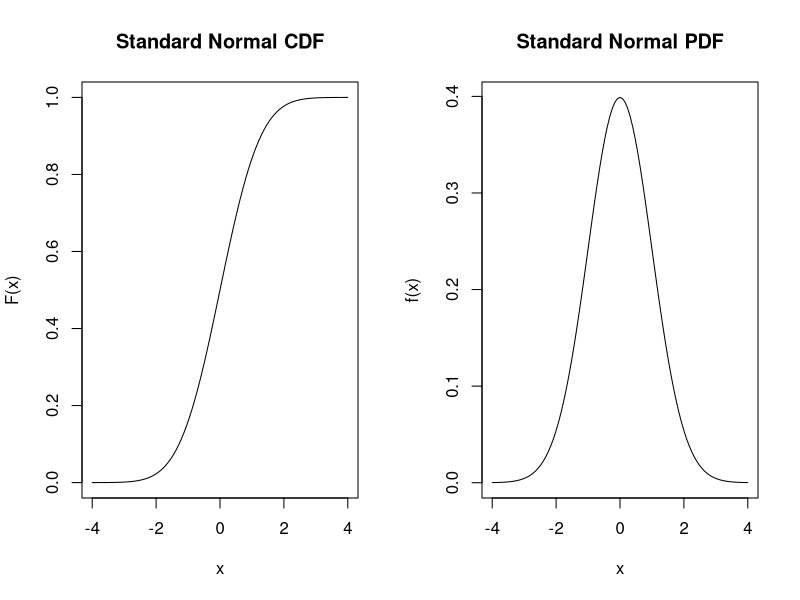
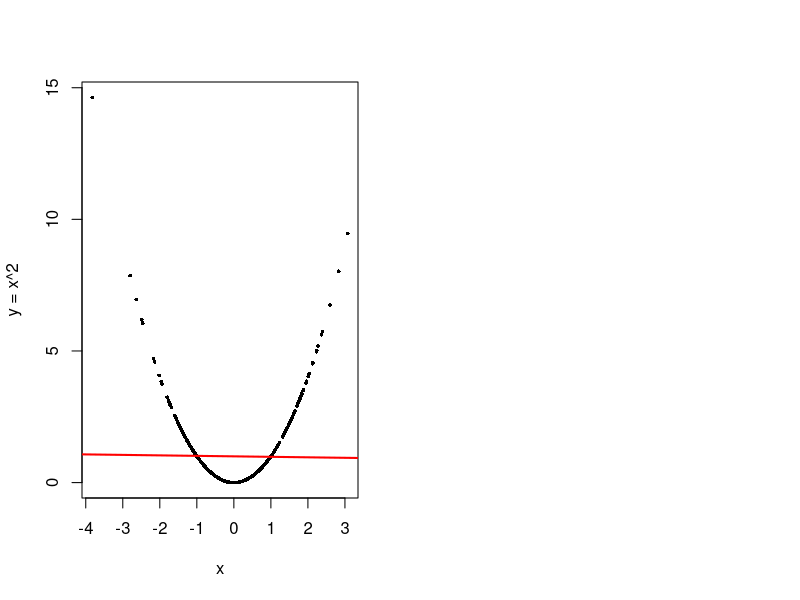
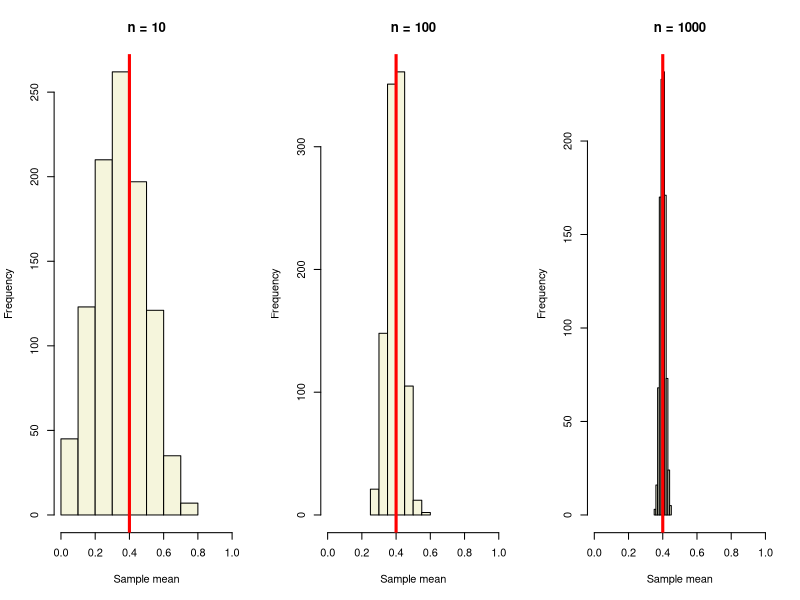
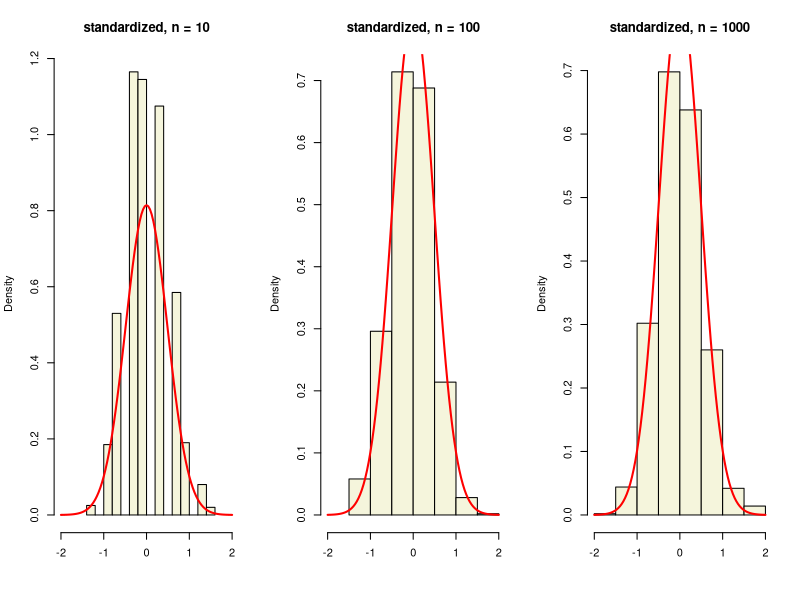

Here is the R script that generated these plots, in order:
## ---- chunk 1
knitr::opts_chunk$set(echo = TRUE, message = FALSE, warning = FALSE)
set.seed(93)
## ---- chunk 2
par(mfrow = c(1, 2))
curve(pnorm(x), from = -4, to = 4, main = "Standard Normal CDF", ylab = "F(x)")
curve(dnorm(x), from = -4, to = 4, main = "Standard Normal PDF", ylab = "f(x)")
## ---- chunk 3
posterior <- function(prevalence, fpr = 0.05, fnr = 0.00) {
  p_pos <- (1 - fnr) * prevalence + fpr * (1 - prevalence)
  (1 - fnr) * prevalence / p_pos
}
posterior(0.01)     # 1% prevalence
posterior(0.0005)   # 0.05% prevalence: "think horses, not zebras"
## ---- chunk 4
n <- 25; sigma2 <- 4
means <- replicate(2000, mean(rnorm(n, mean = 0, sd = sqrt(sigma2))))
c(simulated = var(means), predicted = sigma2 / n)
## ---- chunk 5
u <- runif(5)
cbind(qnorm(u), {set.seed(1); qnorm(runif(5))}, {set.seed(1); rnorm(5)})[, 2:3]
x <- qnorm(runif(10000))
c(mean = mean(x), sd = sd(x), q975 = quantile(x, 0.975))
## ---- chunk 6
x <- rnorm(10000)
c(mean_of_indicator = mean(x > 1.96), true_prob = 1 - pnorm(1.96))
d <- rbinom(10000, 1, 0.3); y <- 5 + 2 * d + rnorm(10000)
c(direct = mean(y[d == 1]), via_indicator = mean(y * (d == 1)) / mean(d == 1))
## ---- chunk 7
x <- rnorm(10000); y <- x^2
cor(x, y)
plot(x[1:500], y[1:500], pch = 16, cex = 0.5, xlab = "x", ylab = "y = x^2")
abline(lm(y ~ x), col = "red", lwd = 2)          # the best *linear* predictor is flat
## ---- chunk 8
x <- runif(10000, 0, 2); y <- exp(x) + rnorm(10000, sd = 0.3)   # nonlinear CEF
c(projection = cov(x, y) / var(x), ols = unname(coef(lm(y ~ x))[2]))
## ---- chunk 9
lln_plot <- function(n, p = 0.4) {
  means <- rbinom(1000, n, p) / n
  hist(means, xlim = c(0, 1), col = "beige", main = paste0("n = ", n),
       xlab = "Sample mean")
  abline(v = p, lwd = 3, col = "red")
}
par(mfrow = c(1, 3))
for (n in c(10, 100, 1000)) lln_plot(n)
## ---- chunk 10
clt_plot <- function(n, p = 0.4) {
  z <- (rbinom(1000, n, p) / n - p) * sqrt(n)
  hist(z, xlim = c(-2, 2), col = "beige", freq = FALSE,
       main = paste0("standardized, n = ", n), xlab = "")
  curve(dnorm(x, sd = sqrt(p * (1 - p))), add = TRUE, lwd = 2, col = "red")
}
par(mfrow = c(1, 3))
for (n in c(10, 100, 1000)) clt_plot(n)
## ---- chunk 11
mu <- 1; sigma <- 3; n <- 20
xbar <- replicate(5000, mean(rnorm(n, mu, sigma)))
mse <- sapply(c(0, 0.1, 0.2, 0.3, 0.4, 0.5), function(l) mean(((1 - l) * xbar - mu)^2))
rbind(lambda = c(0, 0.1, 0.2, 0.3, 0.4, 0.5), mse = round(mse, 3),
      formula = round((c(0, 0.1, 0.2, 0.3, 0.4, 0.5) * mu)^2 + (1 - c(0, 0.1, 0.2, 0.3, 0.4, 0.5))^2 * sigma^2 / n, 3))
## ---- chunk 12
library(MASS)
# your code here
## ---- chunk 13
# your code here
## ---- chunk 14
# your code here
